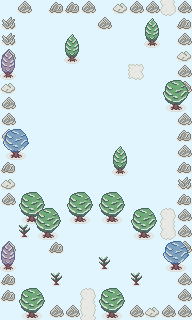

This game map was drawn from its Tiled (.tmx) file and the tilesets committed beside it. A one-line description and the trimmed map source follow:
An orthogonal 12x20 tile map with 16x16 px tiles, 2 tile layers (Tile Layer 1, Tile Layer 2), 4 tilesets and 12 objects (3x Monster, 3x Solid, 3x Door, NPC, Modifier).

<map version="1.9" tiledversion="1.9.0" orientation="orthogonal" renderorder="right-down" width="12" height="20" tilewidth="16" tileheight="16" infinite="0" backgroundcolor="#e1f5fe" nextlayerid="10" nextobjectid="50">
 <properties>
  <property name="map-name" value="Mitsu Forest" />
  <property name="music" value="forest" />
 </properties>
 <tileset firstgid="1" source="../tilesets/outdoor-1.tsx" />
 <tileset firstgid="129" source="../tilesets/monsters.tsx" />
 <tileset firstgid="204" source="../tilesets/npc_common.tsx" />
 <tileset firstgid="256" source="../tilesets/basic.tsx" />
 <layer id="1" name="Tile Layer 1" width="12" height="20">
  <data>[240 cells, 80 non-empty, 15 distinct tile ids]</data>
 </layer>
 <objectgroup id="9" name="npc">
  <object id="38" class="Monster" gid="129" x="112" y="256" width="16" height="16">
   <properties>
    <property name="hp" type="float" value="30" />
    <property name="level" type="float" value="0" />
   </properties>
  </object>
  <object id="39" class="Monster" gid="129" x="32" y="256" width="16" height="16">
   <properties>
    <property name="hp" type="float" value="30" />
    <property name="level" type="float" value="0" />
   </properties>
  </object>
  <object id="41" class="Monster" gid="129" x="64" y="256" width="16" height="16">
   <properties>
    <property name="hp" type="float" value="30" />
    <property name="level" type="float" value="0" />
   </properties>
  </object>
  <object id="43" class="NPC" gid="232" x="128" y="80" width="16" height="16">
   <properties>
    <property name="action">(if (!get "the-end")
(dialog '(("/" "These monsters don't seem very smart to me.")))
(dialog '(("/" "I miss the monsters."))))</property>
   </properties>
  </object>
 </objectgroup>
 <layer id="6" name="Tile Layer 2" width="12" height="20">
  <data>[240 cells, 25 non-empty, 6 distinct tile ids]</data>
 </layer>
 <objectgroup id="8" name="items">
  <object id="45" class="Solid" gid="55" x="80" y="128" width="16" height="16">
   <properties>
    <property name="action">(begin
    (define item-id "17.berries")
    (define HP-diff 50)
    (if (! (has-item item-id))
        (begin
            (dialog '(("* {{hero}} found some berries! {{HP-diff}} HP have been recovered *")))
            (give-item item-id)
            (set-HP-diff HP-diff))
        (dialog '(("A little plant… nothing else.")))))
</property>
   </properties>
  </object>
  <object id="46" gid="267" x="160" y="32" width="16" height="16">
   <properties>
    <property name="healthPointsDelta" type="int" value="35" />
   </properties>
  </object>
  <object id="47" class="Solid" gid="55" x="32" y="32" width="16" height="16">
   <properties>
    <property name="action">(begin
    (define item-id "17.berries2")
    (define HP-diff 10)
    (if (! (has-item item-id))
        (begin
            (dialog '(("* {{hero}} found some berries! {{HP-diff}} HP have been recovered *")))
            (give-item item-id)
            (set-HP-diff HP-diff))
        (dialog '(("A little plant… nothing else.")))))
</property>
   </properties>
  </object>
  <object id="49" class="Solid" x="160" y="208" width="16" height="16">
   <properties>
    <property name="actionOnCollision">(if  (&gt; (enemies-count) 0)
    (begin
        (dialog '(("There are still enemies here. I can't escape.")))
        (wait)
        (set-orientation 0))
    (fire-event (self)))</property>
    <property name="actionOnEvent">(if (= (enemies-count) 0)
    (delete-me))</property>
   </properties>
  </object>
 </objectgroup>
 <objectgroup id="2" name="spawn points">
  <object id="34" class="Door" x="160" y="0" width="16" height="16">
   <properties>
    <property name="roomId" value="19" />
   </properties>
  </object>
  <object id="35" class="Door" x="32" y="0" width="16" height="16">
   <properties>
    <property name="roomId" value="20" />
   </properties>
  </object>
  <object id="36" class="Door" x="80" y="304" width="16" height="16">
   <properties>
    <property name="mainDoor" type="bool" value="true" />
    <property name="orientation" type="int" value="1" />
    <property name="roomId" value="15" />
   </properties>
  </object>
  <object id="44" class="Modifier" gid="274" x="80" y="32" width="16" height="16">
   <properties>
    <property name="moneyDelta" type="int" value="10" />
   </properties>
  </object>
 </objectgroup>
</map>
